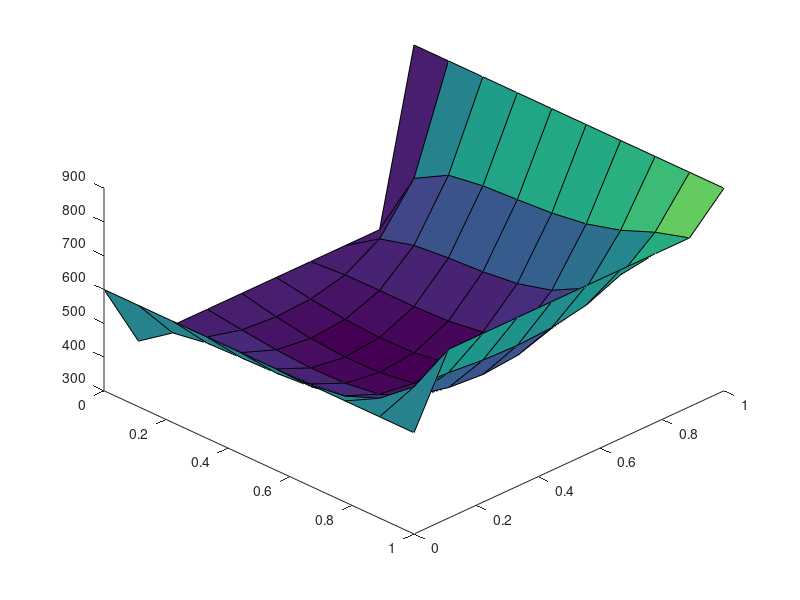

The MATLAB source for this figure:
%Implicit method
clear all
close all
clc

nx = 10;
Nx = linspace(0,1,nx);
dx = Nx(2)-Nx(1);
Ny = Nx;
ny = nx;                                                                   % Assuming a square Grid
dy = dx;
[x,y] = meshgrid(nx, ny);
T = 303*ones(nx);
T(:,1) = 400;
T(:,end) = 800;
T(1,:) = 900;
T(end,:) = 600;
alpha = 0.01;
cfl_alpha = 0.5;
dt = (cfl_alpha*(dx^2))/alpha;
k1 = alpha*(dt/(2*(dx^2)));
k2 = alpha*(dt/(2*(dy^2)));
T_i = T;
n = nx^2;
A = zeros(n);
B = zeros(n,1);
t_max = 5;
t = 0;
iter = 0;
tic

while (t_max > t)

            %Left Boundaries
            j=1;
            for i = 1:nx
                 A((j-1)*ny+i,(j-1)*ny+i) = 1;
                 B((j-1)*ny+i) = 400;
            end
            
            %Right Boundaries
            j = ny;
            for i = 1:ny
                 A((j-1)*ny+i,(j-1)*ny+i) = 1;
                 B((j-1)*ny+i) = 800;
            end
            
            %Top Boundaries
            i = 1;
            for j = 1:ny
                A((j-1)*ny+i,(j-1)*ny+i) = 1;
                B((j-1)*ny+i) = 600;
            end
            
            %Bottom Boundaries
            i=nx;
            for j=1:ny
                 A((j-1)*ny+i,(j-1)*ny+i) = 1;
                 B((j-1)*ny+i) = 900;
            end
             %Innernodes
                 for j = 2:ny-1
                     for i =2:nx-1
                        % Inner Nodes
                        A((j-1)*nx+i,(j-1)*nx+i)   = 1+4*k1;
                        A((j-1)*nx+i,(j-1)*nx+i-1) = -k1;
                        A((j-1)*nx+i,(j-1)*nx+i+1) = -k1;
                        A((j-1)*nx+i,(j-2)*nx+i)   = -k2;
                        A((j-1)*nx+i,(j)*nx+i)     = -k2;
                        B((j-1)*nx+i)              = T_i(i,j); 
                     end
                 end
                 
            T_1D = inv(A)*(B);
            T = reshape(T_1D,nx,ny);
            T_i = T;
            t = t + dt;
            iter = iter +1;
            
end  
sim_time = toc

figure(1)
surface(Nx,Ny,T)
view(45,45)            
           